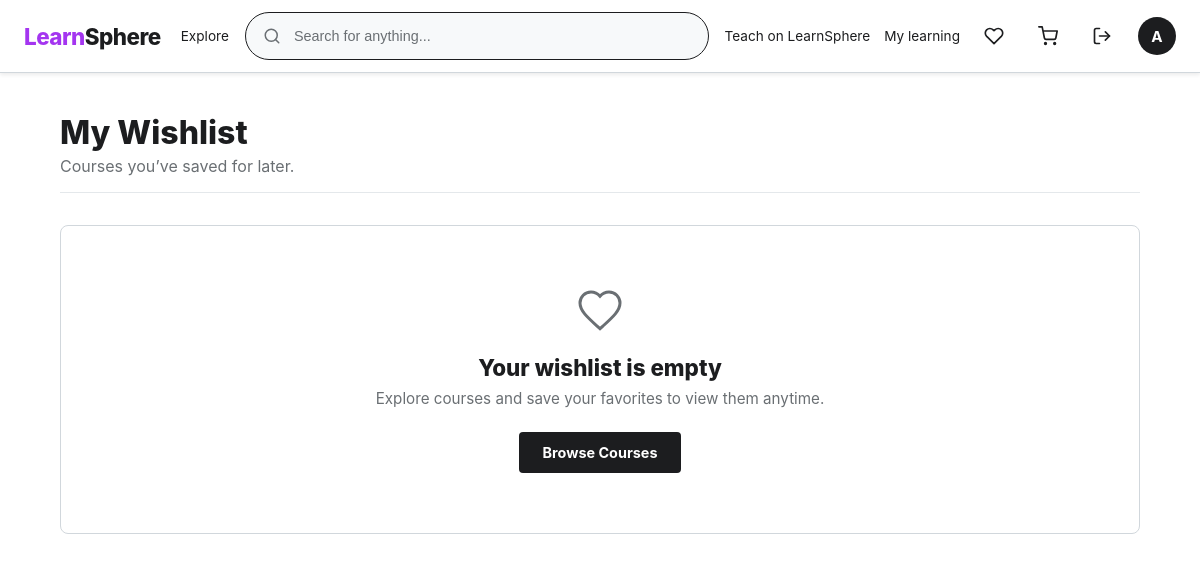
Before: /favorite/ (signed in) with the older database file.
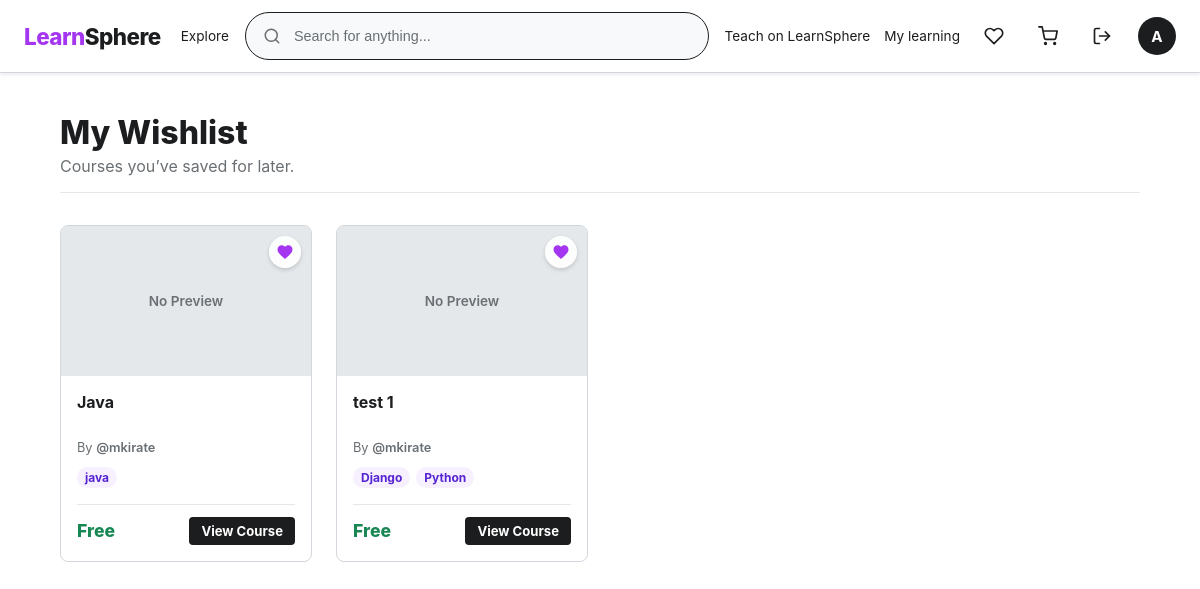
After: the same page with the newer database file.
### item/models.py (models this page shows, shortened)
class FavoriteItem(models.Model):
    user = models.ForeignKey(User, on_delete=models.CASCADE, related_name='favorites')
    course = models.ForeignKey(Course, on_delete=models.CASCADE, related_name='favorites')
    created_at = models.DateTimeField(auto_now_add=True)
    class Meta:
        constraints = [
            models.UniqueConstraint(
                fields = ['user', 'course'],
                name='unique_favorite_per_user_in_course'
            )
        ]

class Course(models.Model):
    title = models.CharField(max_length=255)
    image = models.ImageField(null=True, blank=True)
    description = models.TextField(null=True, blank=True)
    language = models.CharField(max_length=255, default='English')
    author = models.ForeignKey(User, on_delete=models.CASCADE, related_name='courses')
    topics = models.ManyToManyField(Topic, related_name='courses', blank=True)
    price = models.DecimalField(max_digits=10, decimal_places=2, default=0.0,
                                validators=[
                                    MinValueValidator(0)
                                ])
    discount = models.DecimalField(decimal_places=2, max_digits=10, default=0,
                                   validators=[
                                       MinValueValidator(0),
                                       MaxValueValidator(100),
                                   ])
    visitor = models.PositiveIntegerField(default=0)
    bestseller = models.BooleanField(default=False)
    published = models.BooleanField(default=True)
    created_at = models.DateTimeField(auto_now_add=True)
    updated_at = models.DateTimeField(auto_now=True)

class Topic(models.Model):
    name = models.CharField(max_length=100)

### account_auth/models.py (models this page shows)
class User(AbstractUser):
    image = models.ImageField(null=True, blank=True)
    bio = models.TextField(null=True, blank=True)
    email = models.EmailField(unique=True)
    username = models.CharField(max_length=150, unique=True)

### item/views.py (the view)
# urls.py: path('favorite/', views.favorites_view, name='favorite'),
@login_required(login_url='login')
def favorites_view(request):
    query = request.GET.get('query', '')
    favorite_items = FavoriteItem.objects.filter(
        Q(course__title__icontains=query)|
        Q(course__language__icontains=query)|
        Q(course__topics__name__icontains=query)|
        Q(course__sections__title__icontains=query)|
        Q(course__sections__lectures__title__icontains=query)
    )
    favorite_items = favorite_items.filter(user=request.user).select_related('course').distinct()
    context = {'favorites': favorite_items}
    return render(request, 'favorite.html', context)

### item/templates/favorite.html (shortened to what this page needs)
{% extends 'main.html' %}
{% load static %}
{% block extra_css %}
    <link rel="stylesheet" href="{% static 'css/item/wishlist.css' %}">
{% endblock %}
{% block content %}
<div class="wishlist-page-container">
    <div class="wishlist-header">
        <h1 class="wishlist-title">My Wishlist</h1>
        <p class="wishlist-subtitle">Courses you’ve saved for later.</p>
    </div>
    {% if favorites %}
        <div class="wishlist-grid">
            {% for favorite in favorites %}
                <div class="wishlist-card">
                    <div class="card-media">
                        {% if favorite.course.image %}
                            <img src="{{ favorite.course.image.url }}" alt="{{ favorite.course.title }}" loading="lazy">
                        {% else %}
                            <div class="placeholder-media">
                                <span>No Preview</span>
                            </div>
                        {% endif %}
                        <a href="{% url 'delete-favorite' favorite.id %}" class="remove-wishlist-btn" title="Remove from wishlist">
                            <svg width="18" height="18" viewBox="0 0 24 24" fill="currentColor">
                                <path d="M12 21.35l-1.45-1.32C5.4 15.36 2 12.28 2 8.5 2 5.42 4.42 3 7.5 3c1.74 0 3.41.81 4.5 2.09C13.09 3.81 14.76 3 16.5 3 19.58 3 22 5.42 22 8.5c0 3.78-3.4 6.86-8.55 11.54L12 21.35z"/>
                            </svg>
                        </a>
                    </div>
                    <div class="card-body">
                        <h2 class="card-title">
                            <a href="{% url 'course-detail' favorite.course.id %}">{{ favorite.course.title }}</a>
                        </h2>
                        <p class="card-author">
                            By <a href="{% url 'profile' favorite.course.author.id %}">@{{ favorite.course.author.username|default:favorite.course.author }}</a>
                        </p>
                        {% if favorite.course.topics.all %}
                            <div class="card-topics">
                                {% for topic in favorite.course.topics.all|slice:":2" %}
                                    <span class="topic-pill">{{ topic.name }}</span>
                                {% endfor %}
                            </div>
                        {% endif %}
                        <div class="card-footer">
                            <div class="card-price">
                                {% if favorite.course.price == 0 %}
                                    <span class="price-free">Free</span>
                                {% else %}
                                    <span class="price-amount">${{ favorite.course.price }}</span>
                                {% endif %}
                            </div>
                            <a href="{% url 'course-detail' favorite.course.id %}" class="btn-view-course">
                                View Course
                            </a>
                        </div>
                    </div>
                </div>
            {% endfor %}
        </div>
    {% else %}
        <div class="wishlist-empty-state">
            <div class="empty-icon">
                <svg width="48" height="48" viewBox="0 0 24 24" fill="none" stroke="currentColor" stroke-width="1.5">
                    <path d="M12 21.35l-1.45-1.32C5.4 15.36 2 12.28 2 8.5 2 5.42 4.42 3 7.5 3c1.74 0 3.41.81 4.5 2.09C13.09 3.81 14.76 3 16.5 3 19.58 3 22 5.42 22 8.5c0 3.78-3.4 6.86-8.55 11.54L12 21.35z"/>
                </svg>
            </div>
            <h2>Your wishlist is empty</h2>
            <p>Explore courses and save your favorites to view them anytime.</p>
            <a href="{% url 'home' %}" class="btn-browse">Browse Courses</a>
        </div>
    {% endif %}
</div>
{% endblock %}

Changed rows visible on the page:
added FavoriteItem: shows "No Preview", course "Java", course.author.username "mkirate", shows "Free"
now on this page (row unchanged): Topic: name "java", shown under "Java"
added FavoriteItem: shows "No Preview", course "test 1", course.author.username "mkirate", shows "Free"
now on this page (row unchanged): Topic: name "Django", shown under "test 1"
now on this page (row unchanged): Topic: name "Python", shown under "test 1"
Other visible differences:
text no longer shown: "Your wishlist is empty Explore courses and save your favorites to view them anytime. Browse Courses"
